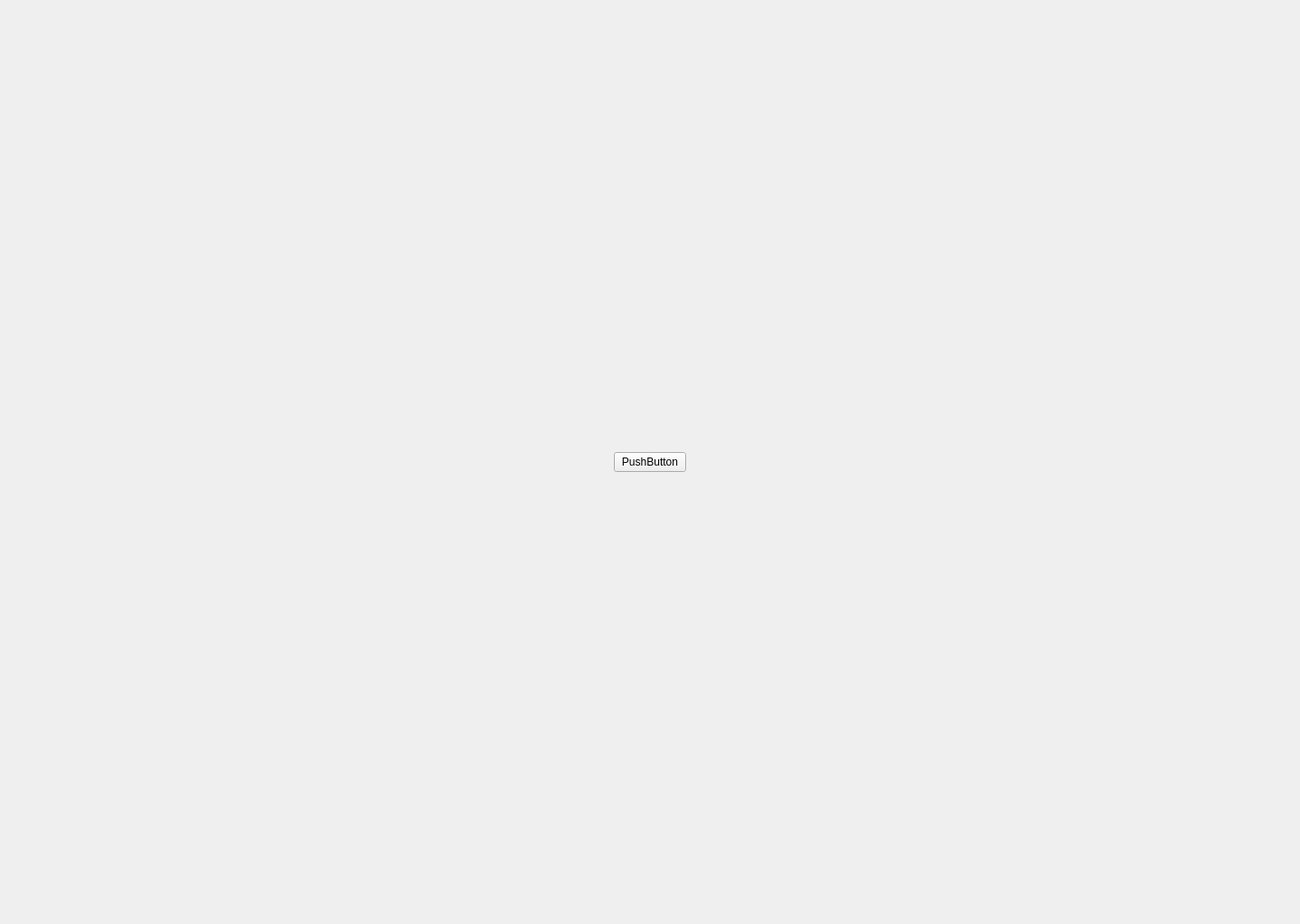
<?xml version="1.0" encoding="UTF-8"?>
<ui version="4.0">
 <class>EyeTracker</class>
 <widget class="QMainWindow" name="EyeTracker">
  <property name="geometry">
   <rect>
    <x>0</x>
    <y>0</y>
    <width>1440</width>
    <height>1024</height>
   </rect>
  </property>
  <property name="mouseTracking">
   <bool>false</bool>
  </property>
  <property name="windowTitle">
   <string>MainWindow</string>
  </property>
  <widget class="QWidget" name="centralWidget">
   <property name="enabled">
    <bool>true</bool>
   </property>
   <property name="autoFillBackground">
    <bool>false</bool>
   </property>
   <layout class="QGridLayout" name="gridLayout">
    <item row="1" column="2">
     <spacer name="horizontalSpacer_2">
      <property name="orientation">
       <enum>Qt::Horizontal</enum>
      </property>
      <property name="sizeHint" stdset="0">
       <size>
        <width>664</width>
        <height>20</height>
       </size>
      </property>
     </spacer>
    </item>
    <item row="1" column="0">
     <spacer name="horizontalSpacer">
      <property name="orientation">
       <enum>Qt::Horizontal</enum>
      </property>
      <property name="sizeHint" stdset="0">
       <size>
        <width>665</width>
        <height>20</height>
       </size>
      </property>
     </spacer>
    </item>
    <item row="2" column="1">
     <spacer name="verticalSpacer">
      <property name="orientation">
       <enum>Qt::Vertical</enum>
      </property>
      <property name="sizeHint" stdset="0">
       <size>
        <width>20</width>
        <height>40</height>
       </size>
      </property>
     </spacer>
    </item>
    <item row="1" column="1">
     <widget class="QPushButton" name="pushButton">
      <property name="text">
       <string>PushButton</string>
      </property>
     </widget>
    </item>
    <item row="0" column="1">
     <spacer name="verticalSpacer_2">
      <property name="orientation">
       <enum>Qt::Vertical</enum>
      </property>
      <property name="sizeHint" stdset="0">
       <size>
        <width>20</width>
        <height>40</height>
       </size>
      </property>
     </spacer>
    </item>
   </layout>
  </widget>
 </widget>
 <layoutdefault spacing="6" margin="11"/>
 <resources/>
 <connections/>
</ui>
